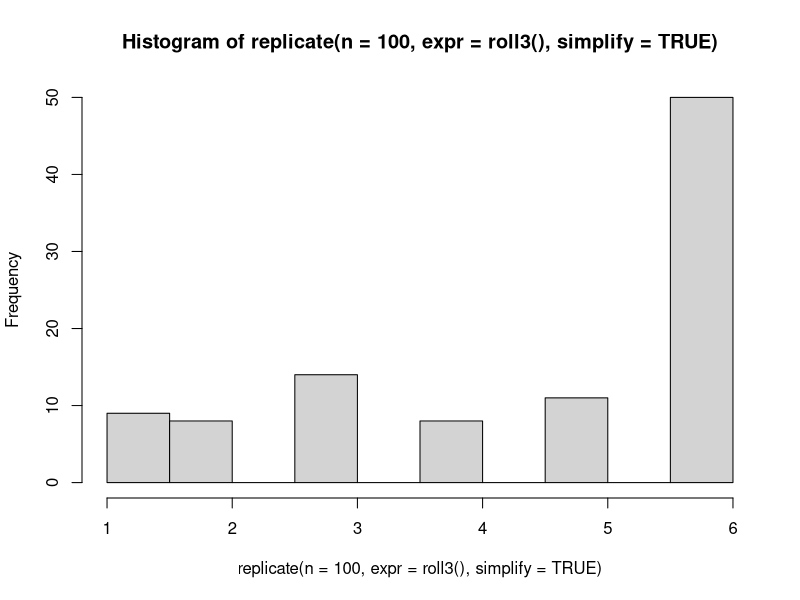

Write the R code that produced this figure.
D <- 1000
K <- 5
h <- 0.25
Q = sqrt(2*D*K/h)

roll2 <- function(faces = 1:6, number_of_dice = 2) {
  dice = sample(faces, size = number_of_dice, replace = TRUE)
  sum(dice)
}

roll3 <- function(faces = 1:6, number_of_dice = 1) {
  dice = sample(faces, size = number_of_dice, replace = TRUE, prob = c(.1, .1, .1, .1, .1, .5))
  sum(dice)
}

hist(replicate(n=100, expr=roll3(), simplify=TRUE))